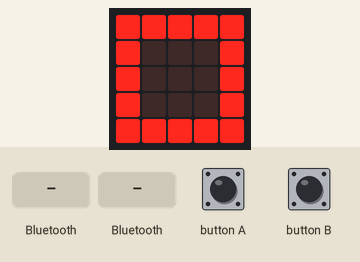
Recording of a program running on a simulated BBC micro:bit (MakeCode). Shown: the board's 5×5 LED display. Inputs (shaded band) come from the test bench.

Above: at 1.8 s.
1.9 s: "P" arrives over Bluetooth UART
At 3.7 s:
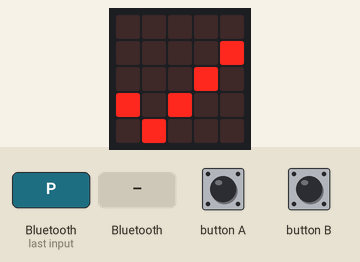
4.1 s: a phone disconnects over Bluetooth
At 4.8 s:
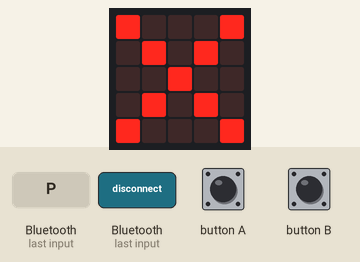
10.5 s: a phone connects over Bluetooth
At 10.9 s:
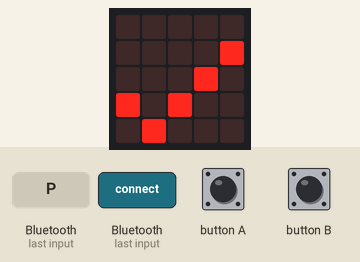
Timing chart, 0 to 13.0 s (numbered marks = the images above; inputs shaded):
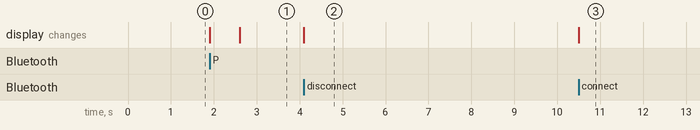

Measured:
- after the input at 1.9 s, the display: first changes at once (image 1 shows a later state)
- after the input at 4.1 s, the display: changes at once (image 2)
- after the input at 10.5 s, the display: changes at once (image 3)

The program:

main.ts
```typescript
bluetooth.onBluetoothConnected(function () {
    basic.showIcon(IconNames.Yes)
})
bluetooth.onUartDataReceived(serial.delimiters(Delimiters.NewLine), function () {
    receivedString = bluetooth.uartReadUntil(serial.delimiters(Delimiters.NewLine))
    if (receivedString == "P") {
        basic.showIcon(IconNames.Heart)
        basic.pause(100)
        basic.showIcon(IconNames.Yes)
    }
})
bluetooth.onBluetoothDisconnected(function () {
    basic.showIcon(IconNames.No)
})
input.onGesture(Gesture.Shake, function () {
    bluetooth.uartWriteString("S")
})
input.onButtonPressed(Button.B, function () {
    bluetooth.uartWriteString("B")
})
input.onButtonPressed(Button.A, function () {
    bluetooth.uartWriteString("A")
})
let receivedString = ""
bluetooth.startUartService()
basic.showIcon(IconNames.Square)
```

test.ts
```typescript
// Hier kann man Tests durchführen; diese Datei wird nicht kompiliert, wenn dieses Paket als Erweiterung verwendet wird.
```
